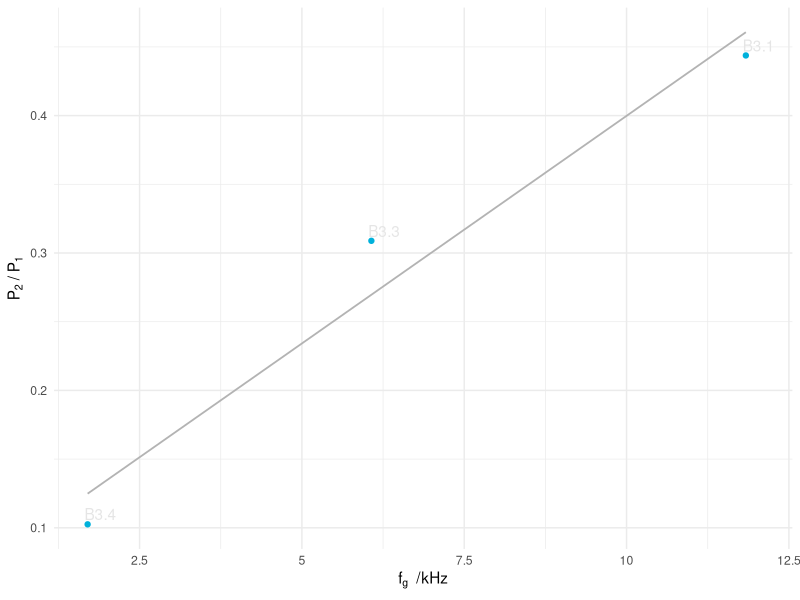

Here is the R script that generated this plot:
library(ggplot2)


width <- 10
height <- width * 0.618

outputName <- "rauschleistung.pdf"

u1 <- 0.22499
p1 <- u1^2

rauschen.dat <- read.csv("rausch.csv")
rauschen.dat <- cbind(rauschen.dat, 10*log(rauschen.dat$p/p1))
rauschen.dat <- cbind(rauschen.dat, rauschen.dat$p/p1)

colnames(rauschen.dat)[4] <- "pdb"
colnames(rauschen.dat)[5] <- "pp1"

print(rauschen.dat)

hsBlue <- "#00b1db"
regColor <- "grey70"
textColor <- "grey90"

xlab <- bquote("f"["g"]~" /kHz")
ylab <- bquote("P"[2]~"/"~"P"[1])


xbreaks <- seq(0, 12500, 2500)
xlabels <- xbreaks/1000

labOffsetX <- 200

p <- ggplot(data=rauschen.dat, aes(x=fg, y=pp1)) +
    theme_minimal() +
    xlab(xlab) +
    ylab(ylab) +
    scale_x_continuous(breaks = xbreaks, labels = xlabels) +
    geom_smooth(se=FALSE, method="lm", formula = y~x, color=regColor, size=0.618) +
    geom_point( color=hsBlue) +
    annotate("text", x=rauschen.dat$fg[2]+labOffsetX, y=0.11, label="B3.4", color=textColor) +
    annotate("text", x=rauschen.dat$fg[1]+labOffsetX, y=0.451, label="B3.1", color=textColor) +
    annotate("text", x=rauschen.dat$fg[3]+labOffsetX, y=0.316, label="B3.3", color=textColor)


pdf(outputName, width, height)
p
